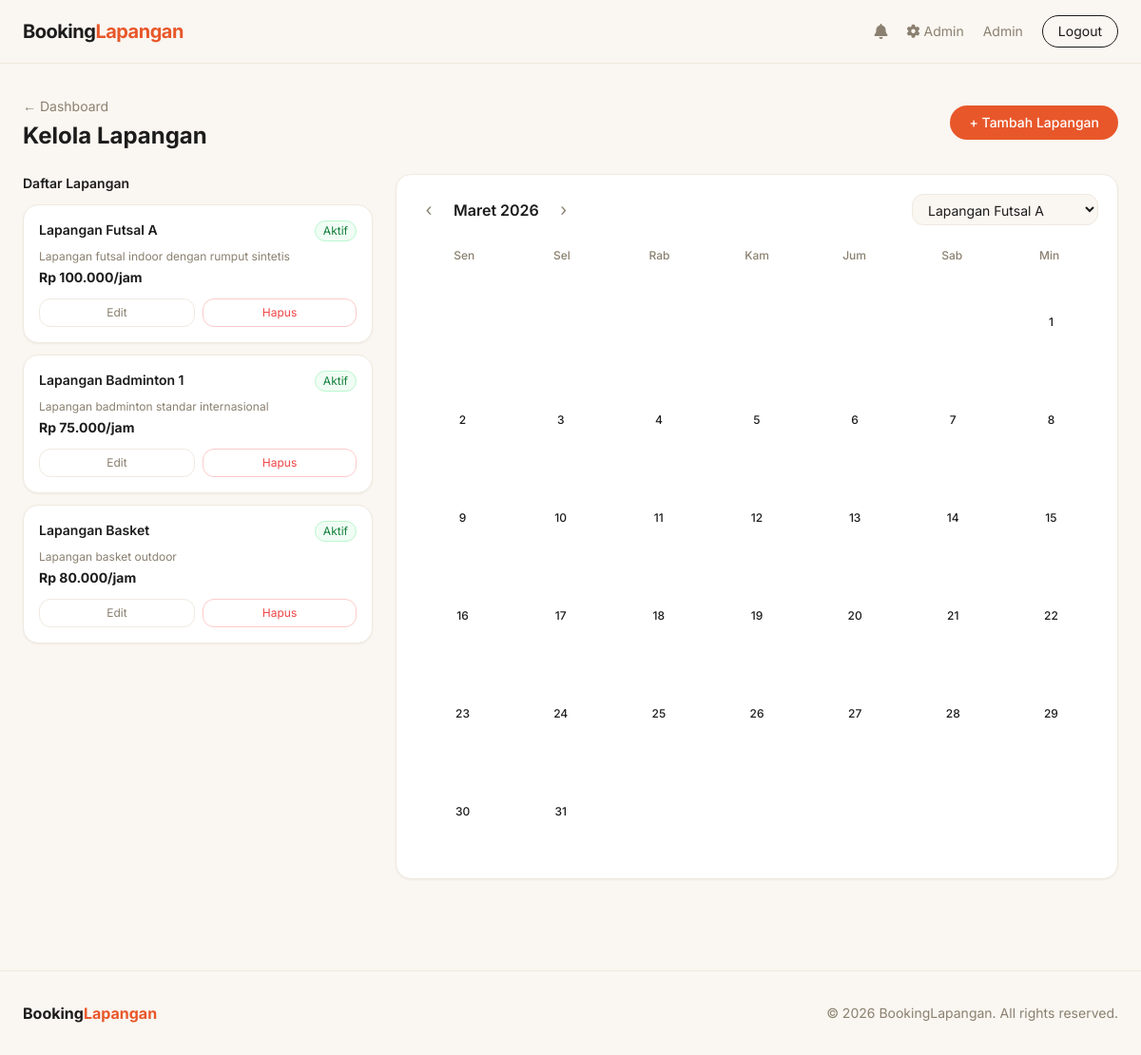
Page /admin/jadwal.php?bulan=3&tahun=2026&lapangan_id=1 (signed in) on the committed database.
### tables this page shows
CREATE TABLE lapangan (
    id INT AUTO_INCREMENT PRIMARY KEY,
    nama VARCHAR(100) NOT NULL,
    deskripsi TEXT,
    harga_per_jam DECIMAL(10,2) NOT NULL,
    status ENUM('aktif','nonaktif') DEFAULT 'aktif'
);

### admin/jadwal.php (the view, shortened to what this page needs)
<?php
require_once '../config/db.php';
$lapangan = $conn->query("SELECT * FROM lapangan ORDER BY id")->fetch_all(MYSQLI_ASSOC);
$bulan = isset($_GET['bulan']) ? (int)$_GET['bulan'] : (int)date('m');
$tahun = isset($_GET['tahun']) ? (int)$_GET['tahun'] : (int)date('Y');
$lapangan_filter = $_GET['lapangan_id'] ?? ($lapangan[0]['id'] ?? 0);
$namaBulan = ['','Januari','Februari','Maret','April','Mei','Juni','Juli','Agustus','September','Oktober','November','Desember'];
$hariPertama = mktime(0,0,0,$bulan,1,$tahun);
$jumlahHari = date('t', $hariPertama);
$hariAwal = date('N', $hariPertama);
include '../includes/header.php';
?>
<div class="flex justify-between items-center mb-6">
    <div>
        <a href="index.php" class="text-sm text-muted hover:text-charcoal transition">&#8592; Dashboard</a>
        <h1 class="text-2xl font-bold text-charcoal mt-1">Kelola Lapangan</h1>
    </div>
    <button onclick="document.getElementById('modalTambah').classList.remove('hidden')"
        class="bg-terra text-white px-5 py-2 rounded-full text-sm font-medium hover:bg-terra-dark transition">
        + Tambah Lapangan
    </button>
</div>
<div class="grid grid-cols-1 lg:grid-cols-3 gap-6">
    <div class="space-y-3">
        <h2 class="font-semibold text-charcoal text-sm">Daftar Lapangan</h2>
        <?php foreach ($lapangan as $l): ?>
        <div class="bg-white rounded-2xl border border-cream-dark p-4 shadow-sm">
            <div class="flex justify-between items-start mb-2">
                <h3 class="font-semibold text-charcoal text-sm"><?= htmlspecialchars($l['nama']) ?></h3>
                <span class="text-xs px-2 py-0.5 rounded-full <?= $l['status']==='aktif' ? 'bg-green-50 text-green-700 border border-green-200' : 'bg-red-50 text-red-600 border border-red-200' ?>">
                    <?= ucfirst($l['status']) ?>
                </span>
            </div>
            <p class="text-xs text-muted mb-1"><?= htmlspecialchars($l['deskripsi']) ?></p>
            <p class="text-sm font-bold text-charcoal mb-3">Rp <?= number_format($l['harga_per_jam'],0,',','.') ?>/jam</p>
            <div class="flex gap-2">
                <button onclick='editLapangan(<?= json_encode($l) ?>)'
                    class="flex-1 text-center border border-cream-dark text-muted py-1.5 rounded-xl text-xs hover:border-charcoal hover:text-charcoal transition">
                    Edit
                </button>
                <form method="POST" onsubmit="return confirm('Hapus lapangan ini?')" class="flex-1">
                    <button class="w-full border border-red-200 text-red-500 py-1.5 rounded-xl text-xs hover:bg-red-50 transition">
                        Hapus
                    </button>
                </form>
            </div>
        </div>
        <?php endforeach; ?>
    </div>
    <div class="lg:col-span-2">
        <div class="bg-white rounded-2xl border border-cream-dark p-5 shadow-sm">
            <div class="flex justify-between items-center mb-5 flex-wrap gap-3">
                <div class="flex items-center gap-3">
                    <a href="?bulan=<?= $bulan-1 ?>&tahun=<?= $tahun ?>&lapangan_id=<?= $lapangan_filter ?>"
                       class="w-7 h-7 flex items-center justify-center rounded-full hover:bg-cream-dark transition text-muted text-lg">&#8249;</a>
                    <span class="font-semibold text-charcoal"><?= $namaBulan[$bulan] . ' ' . $tahun ?></span>
                    <a href="?bulan=<?= $bulan+1 ?>&tahun=<?= $tahun ?>&lapangan_id=<?= $lapangan_filter ?>"
                       class="w-7 h-7 flex items-center justify-center rounded-full hover:bg-cream-dark transition text-muted text-lg">&#8250;</a>
                </div>
                <select onchange="window.location.href='?bulan=<?= $bulan ?>&tahun=<?= $tahun ?>&lapangan_id='+this.value"
                    class="border border-cream-dark bg-cream rounded-xl px-3 py-1.5 text-sm focus:outline-none focus:ring-2 focus:ring-terra/30">
                    <?php foreach ($lapangan as $l): ?>
                        <option value="<?= $l['id'] ?>" <?= $lapangan_filter == $l['id'] ? 'selected' : '' ?>>
                            <?= htmlspecialchars($l['nama']) ?>
                        </option>
                    <?php endforeach; ?>
                </select>
            </div>
            <div class="grid grid-cols-7 text-center mb-2">
                <?php foreach (['Sen','Sel','Rab','Kam','Jum','Sab','Min'] as $h): ?>
                    <div class="text-xs font-medium text-muted py-1"><?= $h ?></div>
                <?php endforeach; ?>
            </div>
            <div class="grid grid-cols-7 gap-1">
                <?php
                for ($i = 1; $i < $hariAwal; $i++) echo '<div></div>';
                for ($hari = 1; $hari <= $jumlahHari; $hari++):
                    $tgl = sprintf('%04d-%02d-%02d', $tahun, $bulan, $hari);
                    $isToday = ($tgl === date('Y-m-d'));
                ?>
                <div onclick="showDetail('<?= $tgl ?>')"
                     class="relative flex flex-col items-center justify-center aspect-square rounded-xl text-xs cursor-pointer transition
                     <?= $isToday ? 'bg-terra text-white' : 'hover:bg-cream-dark text-charcoal' ?>">
                    <span class="font-medium"><?= $hari ?></span>
                </div>
                <?php endfor; ?>
            </div>
        </div>
    </div>
</div>
<?php include '../includes/footer.php'; ?>

### rows in the picture
lapangan: nama "Lapangan Futsal A", status "Aktif", deskripsi "Lapangan futsal indoor dengan rumput sintetis", harga_per_jam "100.000"
lapangan: nama "Lapangan Badminton 1", status "Aktif", deskripsi "Lapangan badminton standar internasional", harga_per_jam "75.000"
lapangan: nama "Lapangan Basket", status "Aktif", deskripsi "Lapangan basket outdoor", harga_per_jam "80.000"

### other values in the picture
$_SESSION['nama'] "Admin"
$namaBulan[$bulan] "Maret"
$tahun "2026"
$h "Sen"
$h "Sel"
$h "Rab"
$h "Kam"
$h "Jum"
$h "Sab"
$h "Min"
form field value "Lapangan Futsal A"
